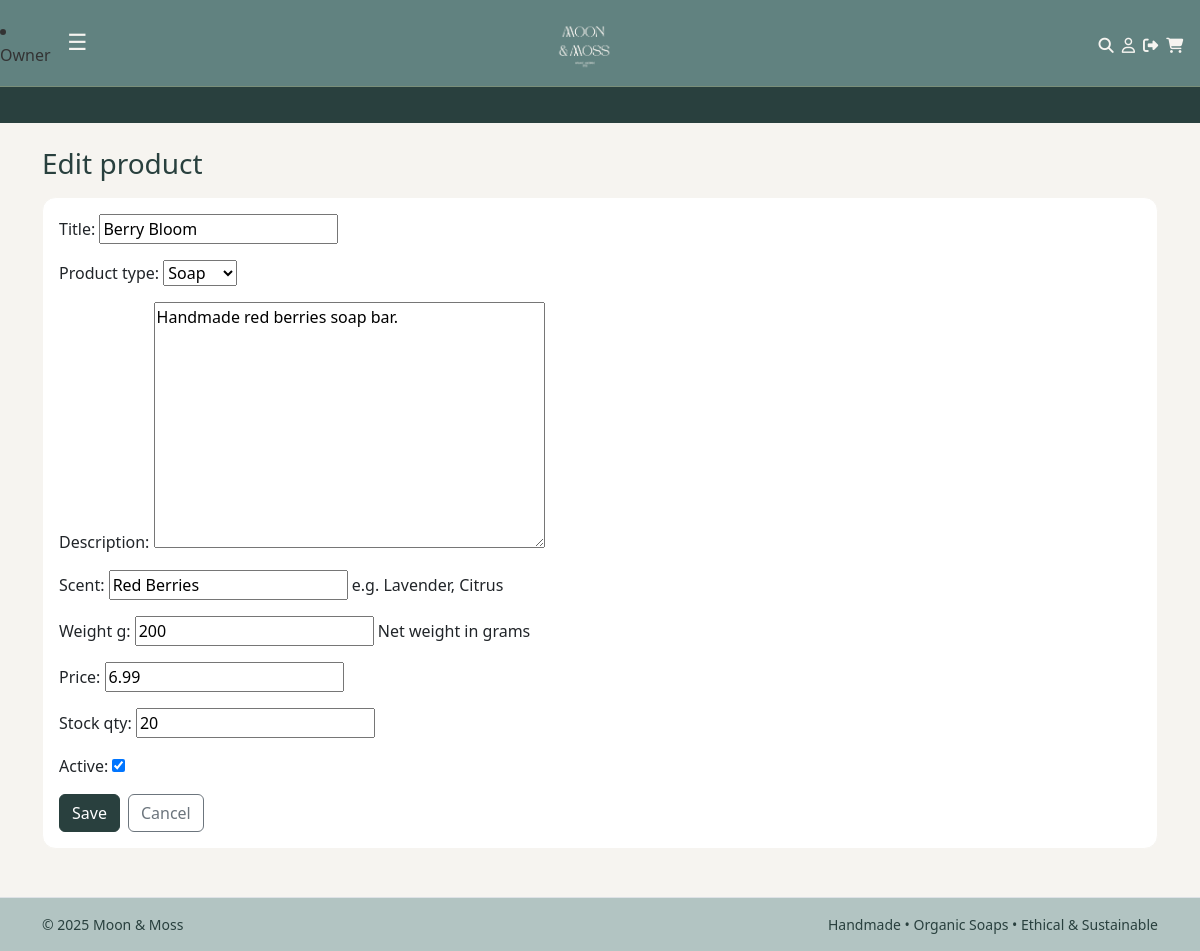
Page /owner/products/9/edit/ (signed in) on the earlier database version.
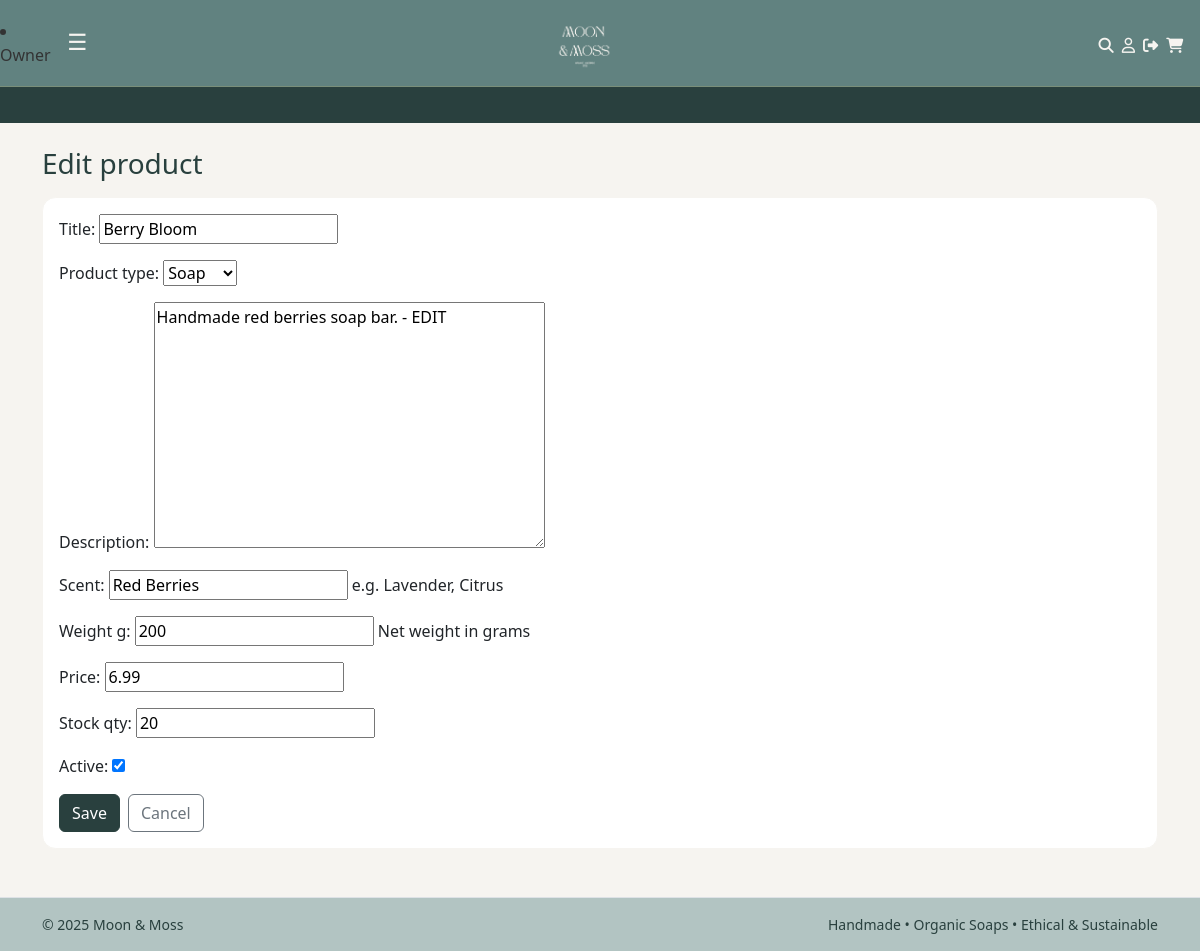
Same page on the later database version.
### catalog/models.py (models this page shows, shortened)
class Product(models.Model):
    CANDLE = "CANDLE"
    SOAP = "SOAP"
    TYPES = [
        (CANDLE, "Candle"),
        (SOAP, "Soap"),
    ]
    title = models.CharField(max_length=160)
    slug = models.SlugField(max_length=180, unique=True, blank=True)
    product_type = models.CharField(max_length=12, choices=TYPES)
    description = models.TextField(blank=True)
    scent = models.CharField(max_length=50, help_text="e.g. Lavender, Citrus")
    weight_g = models.PositiveIntegerField(help_text="Net weight in grams")
    price = models.DecimalField(max_digits=6, decimal_places=2)
    stock_qty = models.PositiveIntegerField(default=0)
    active = models.BooleanField(default=True)
    created_at = models.DateTimeField(auto_now_add=True)
    class Meta:
        ordering = ["title"]

### owner/views.py (the view)
# urls.py: path("owner/products/<int:pk>/edit/", views.product_edit, name="owner_product_edit"),
@staff_member_required
def product_edit(request, pk):
    product = get_object_or_404(Product, pk=pk)
    form = ProductForm(request.POST or None, instance=product)
    if request.method == "POST" and form.is_valid():
        form.save()
        return redirect("owner_products")
    return render(request, "owner/product_form.html", {"form": form, "mode": "Edit", "product": product})

### owner/forms.py
class ProductForm(forms.ModelForm):
    class Meta:
        model = Product
        fields = [
            "title",
            "product_type",
            "description",
            "scent",
            "weight_g",
            "price",
            "stock_qty",
            "active",
        ]

### owner/templates/owner/product_form.html (shortened to what this page needs)
{% extends "base.html" %}
{% block content %}
<h1 class="h3 mb-3">{{ mode }} product</h1>
<form method="post" class="card p-3">
  {{ form.as_p }}
  <div class="d-flex gap-2">
    <button class="btn btn-primary" type="submit">Save</button>
    <a class="btn btn-outline-secondary" href="{% url 'owner_products' %}">Cancel</a>
  </div>
</form>
{% endblock %}

Differences in the rows shown:
changed Product "Berry Bloom": description "Handmade red berries soap bar." → "Handmade red berries soap bar. - EDIT"
